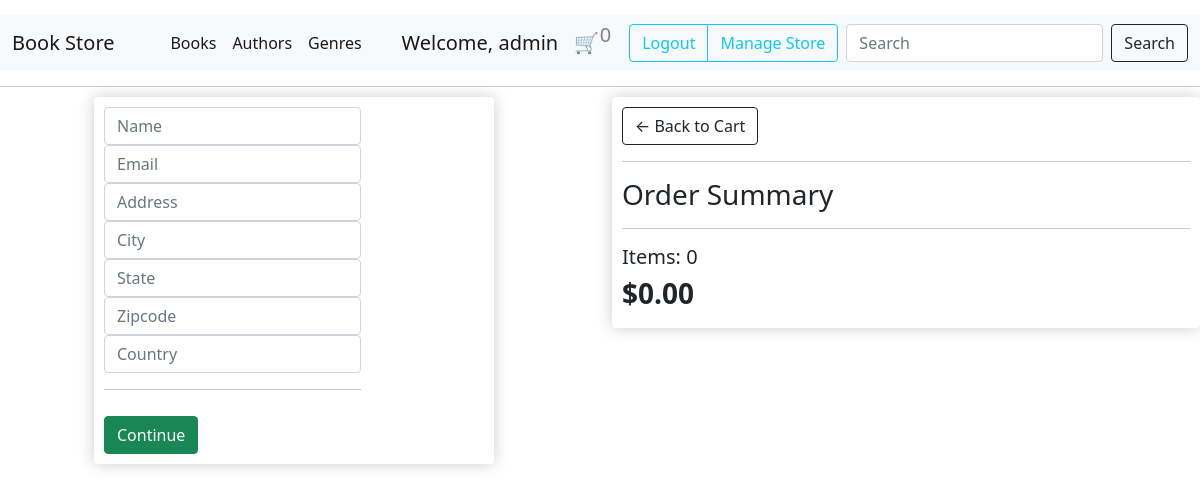
/checkout/ (signed in), run on an earlier commit of the app's database.
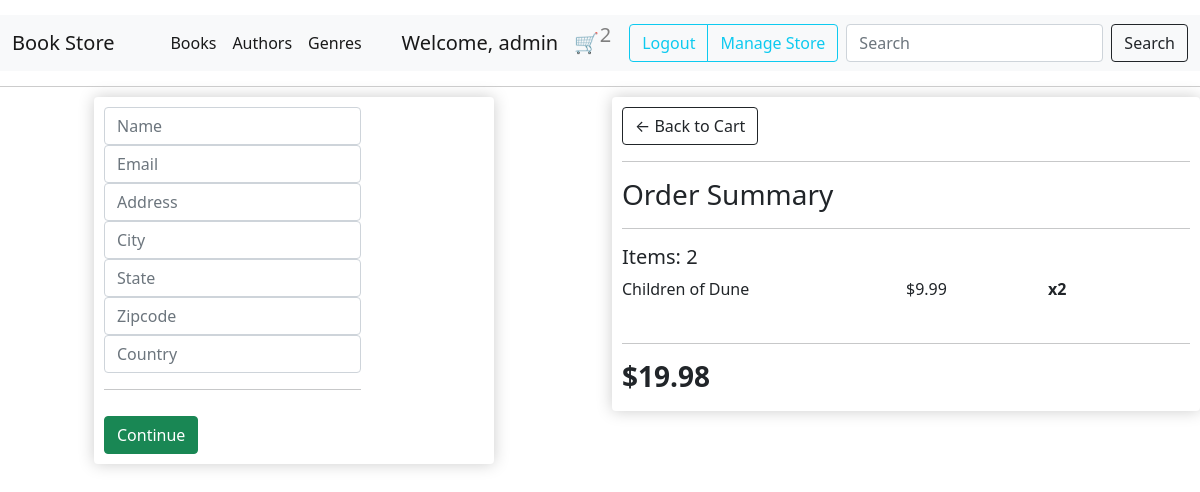
And on a later commit of the database.
### cart/models.py (models this page shows, shortened)
class OrderItem(models.Model):
    product = models.ForeignKey(Book, on_delete=models.SET_NULL, null=True)
    order = models.ForeignKey(Order, on_delete=models.SET_NULL, null=True)
    quantity = models.IntegerField(default=0, null=True, blank=True)
    date_added = models.DateTimeField(auto_now_add=True)

### catalog/models.py (models this page shows, shortened)
class Book(models.Model):
    author = models.ForeignKey(Author, on_delete=models.SET_NULL, null=True)
    genre = models.ManyToManyField(Genre, help_text="Select a genre for this book")
    title = models.CharField(max_length=100)
    price = models.FloatField()
    stock = models.BooleanField(default=True)
    coverpage = models.FileField(upload_to="media/coverpage/")
    description = models.TextField()

### cart/views.py (the view)
# urls.py: path("checkout/", views.checkout, name="checkout"),
@login_required
@csrf_exempt
def checkout(request):
    if request.user.is_authenticated:
        customer = request.user
        order, created = Order.objects.get_or_create(user=customer, complete=False)
        items = order.orderitem_set.all()
        cartItems = order.get_cart_items()  # Calculate cartItems
    else:
        items = []
        order = {"get_cart_total": 0, "get_cart_items": 0}
        cartItems = order["get_cart_items"]  # Initialize cartItems for anonymous users
    cart_total, quantity_total = calculate_cart_totals(items)  # Calculate cart totals
    context = {
        "items": items,
        "cartItems": cartItems,
        "order": order,
        "cart_total": cart_total,
        "quantity_total": quantity_total,
    }
    context["cart_total"] = cart_total
    return render(request, "checkout.html", context=context)

### cart/models.py (called while the page is built)
    def get_cart_items(self):
        items = self.orderitem_set.all()
        total_items = sum(item.quantity for item in items)
        return total_items

### cart/views.py (called while the page is built)
def calculate_cart_totals(items):
    cart_total = sum(item.product.price * item.quantity for item in items)
    quantity_total = sum(item.quantity for item in items)
    return cart_total, quantity_total

### cart/templates/checkout.html (shortened to what this page needs)
{% extends 'base.html' %}
{% load static %}
{% block content %}
<div class="row">
    <div class="col-lg-6">
        <div class="box-element" id="form-wrapper">
            <form id="form" method="post" action="{% url 'make_payment' %}">
                <div id="user-info">
                    <div class="form-field">
                        <input required class="form-control" type="text" name="name" placeholder="Name">
                    </div>
                    <div class="form-field">
                        <input required class="form-control" type="text" name="email" placeholder="Email">
                    </div>
                    <div class="form-field">
                        <input class="form-control" type="text" name="address" placeholder="Address">
                    </div>
                    <div class="form-field">
                        <input class="form-control" type="text" name="city" placeholder="City">
                    </div>
                    <div class="form-field">
                        <input class="form-control" type="text" name="state" placeholder="State">
                    </div>
                    <div class="form-field">
                        <input class="form-control" type="text" name="zipcode" placeholder="Zipcode">
                    </div>
                    <div class="form-field">
                        <input class="form-control" type="text" name="country" placeholder="Country">
                    </div>
                </div>
                <hr>
                <input id="form-button" class="btn btn-success btn-block" type="submit" value="Continue">
            </form>
        </div>
        <br>
    </div>
    <div class="col-lg-6">
        <div class="box-element">
            <a class="btn btn-outline-dark" href="{% url 'cart' %}">&#x2190; Back to Cart</a>
            <hr>
            <h3>Order Summary</h3>
            <hr>
            <h5>Items: {{ quantity_total }}</h5>
            {% for item in items %}
            <div class="cart-row">
                <div style="flex: 2">
                    <p>{{ item.product.title }}</p>
                </div>
                <div style="flex: 1">
                    <p>${{ item.product.price }}</p>
                </div>
                <div style="flex: 1">
                    <p class="quantity">x{{ item.quantity }}</p>
                </div>
            </div>
            <hr>
            {% endfor %}
            <h3><strong>
                    <div style="flex: 1">${{ cart_total|floatformat:2 }}</div>
                </strong></h3>
        </div>
    </div>
</div>
{% endblock %}

### catalog/templates/base.html (shortened to what this page needs)
<!DOCTYPE html>
<html lang="en">
{% load static %}
<head>
    <link href="https://cdn.jsdelivr.net/npm/bootstrap@5.0.2/dist/css/bootstrap.min.css" rel="stylesheet"
>
    <link rel="stylesheet" type="text/css" href="{% static 'css/styles.css' %}">
</head>
<body>
    <nav class="navbar navbar-expand-lg navbar-light bg-light">
        <div class="container-fluid">
            <a class="navbar-brand" href="{% url 'books' %}">Book Store</a>
            <div class="collapse navbar-collapse justify-content-center" id="navbarTogglerDemo02">
                <ul class="navbar-nav mb-2 mb-lg-0">
                    <li class="nav-item">
                        <a class="nav-link active" aria-current="page" href="{% url 'books' %}">Books</a>
                    </li>
                    <li class="nav-item">
                        <a class="nav-link active" aria-current="page" href="{% url 'authors' %}">Authors</a>
                    </li>
                    <li class="nav-item">
                        <a class="nav-link active" aria-current="page" href="{% url 'genre-list' %}">Genres</a>
                    </li>
                </ul>
            </div>
            {% if user.is_authenticated %}
            <div class="navbar-brand">
                <div class="mr-3">
                    <span>Welcome, {{ user.username }} </span>
                </div>
            </div>
            {% endif %}
            <a href="{% url 'cart' %}">
                <button class="cart-icon btn btn-custom" style="margin-right: 30px;">
                    &#128722; <span id="cart-total">{{ cartItems }}</span>
                </button>
            </a>
            {% if user.is_authenticated %}
            <div class="btn-group me-2" role="group" aria-label="User Actions">
                <a href="{% url 'logout' %}?next={{ request.path }}" class="btn btn-outline-info">Logout</a>
                {% if user.is_authenticated %}
                {% if user.is_superuser %}
                {% for group in user.groups.all %}
                {% if group.name == 'Book Store Staff' %}
                <a href="{% url 'manage-catalog' %}" class="btn btn-outline-info btn-inline"
                    style="white-space: nowrap;">
                    <span style="display: inline-block;">Manage Store</span></a>
                {% endif %}
                {% endfor %}
                {% endif %}
                {% endif %}
            </div>
            {% endif %}
            <form class="d-flex" method="GET" action="{% url 'search-results' %}">
                <input class="form-control me-2" type="search" name="q" placeholder="Search" aria-label="Search">
                <button class="btn btn-outline-dark" type="submit">Search</button>
            </form>
        </div>
    </nav>
    <div class="navbar-separator"></div>
    {% block content %}
    {% endblock %}
</body>
</html>

What changed in the data, as far as the page shows it:
added OrderItem: product "Children of Dune", product.price "9.99", quantity "2"
Also different on the page:
{{ cartItems }}: "0" → "2"
{{ quantity_total }}: "0" → "2"
{{ cart_total|floatformat:2 }}: "0.00" → "19.98"
